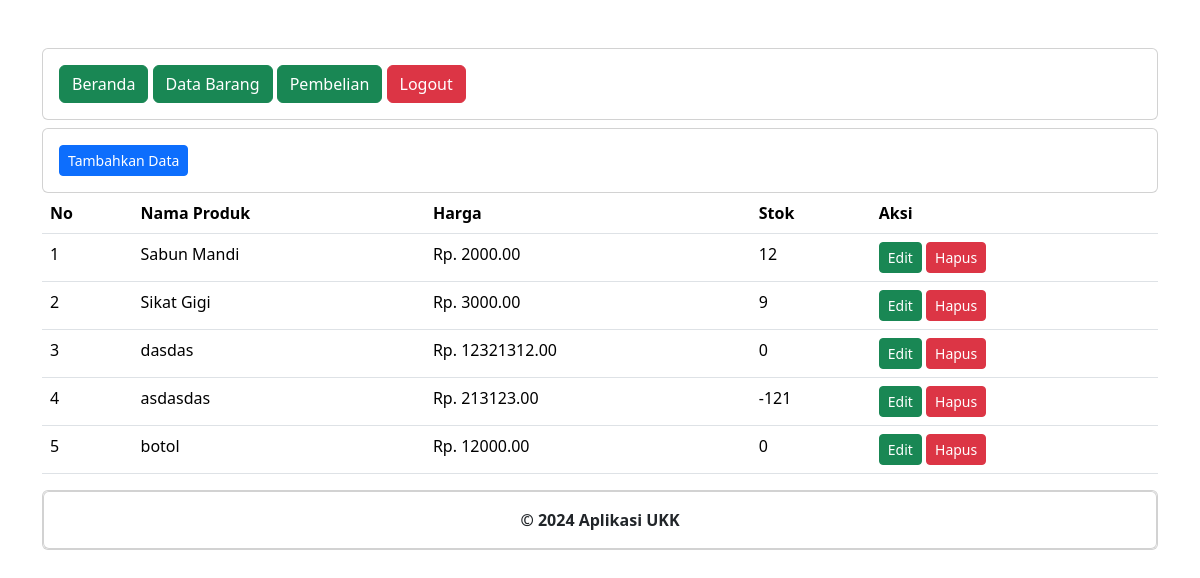
The app's page /petugas/data_barang.php (signed in) with its own data.
### tables this page shows
CREATE TABLE `produk` (
  `produk_id` int(11) NOT NULL,
  `nama_produk` varchar(255) NOT NULL,
  `harga` decimal(10,2) NOT NULL,
  `stok` int(11) NOT NULL
);

### petugas/data_barang.php (the view, shortened to what this page needs)
<?php
include '../koneksi.php';
include 'header.php';
include 'navbar.php';
?>
<div class="card mt-2">
    <div class="card-body">
        <button type="button" class="btn btn-primary btn-sm" data-bs-toggle="modal" data-bs-target="#tambah-data">Tambahkan Data</button>
    </div>
</div>
<div class="card-body">
<table class="table">
    <thead>
        <tr>
            <th>No</th>
            <th>Nama Produk</th>
            <th>Harga</th>
            <th>Stok</th>
            <th>Aksi</th>
        </tr>
    </thead>
    <tbody>
        <?php
        $no =1;
        $data = mysqli_query($koneksi,"select * from produk");
        while($d = mysqli_fetch_array($data)){
            ?>
            <tr>
                <td><?= $no++ ?></td>
                <td><?= $d['nama_produk']; ?></td>
                <td>Rp. <?= $d['harga']; ?></td>
                <td><?= $d['stok']; ?></td>
                <td>
                    <button type="button" class="btn btn-success btn-sm" data-bs-toggle="modal" data-bs-target="#edit-data<?= $d['produk_id']?>" <?= $d['produk_id']?>>Edit</button>
                    <button type="button" class="btn btn-danger btn-sm" data-bs-toggle="modal" data-bs-target="#hapus-data<?= $d['produk_id']?>" <?= $d['produk_id']?>>Hapus</button>
                </td>
            </tr>
    <?php } ?>
    </tbody>
</table>
</div>
<?php
include "footer.php";
?>

### records on screen
produk: nama_produk "Sabun Mandi", harga "2000.00", stok "12"
produk: nama_produk "Sikat Gigi", harga "3000.00", stok "9"
produk: nama_produk "dasdas", harga "12321312.00", stok "0"
produk: nama_produk "asdasdas", harga "213123.00", stok "-121"
produk: nama_produk "botol", harga "12000.00", stok "0"
